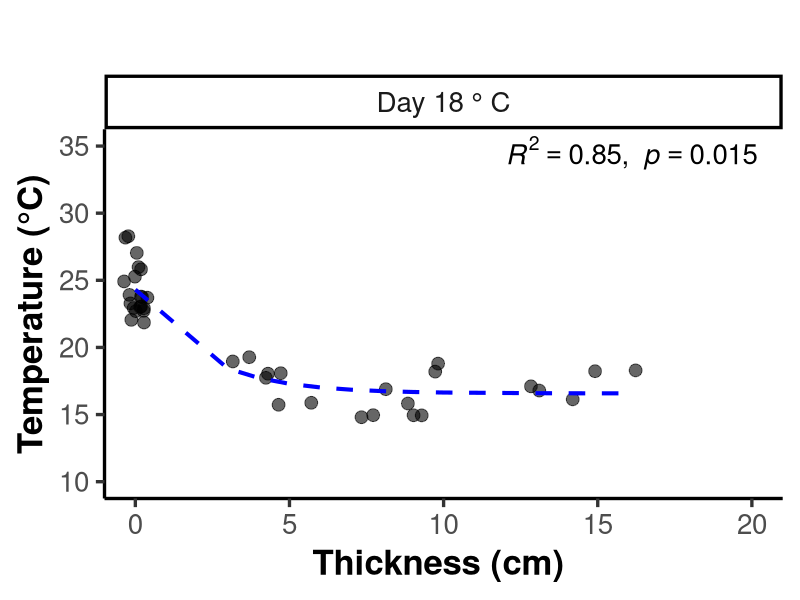
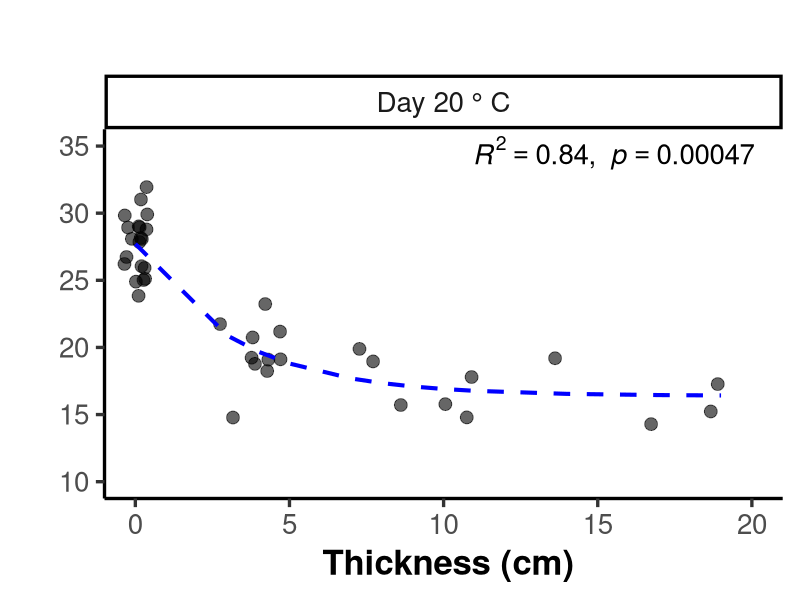
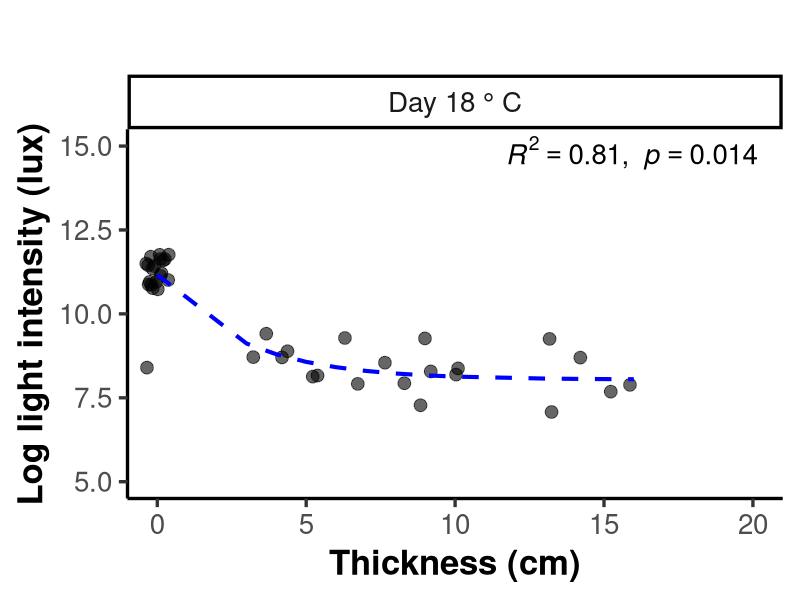
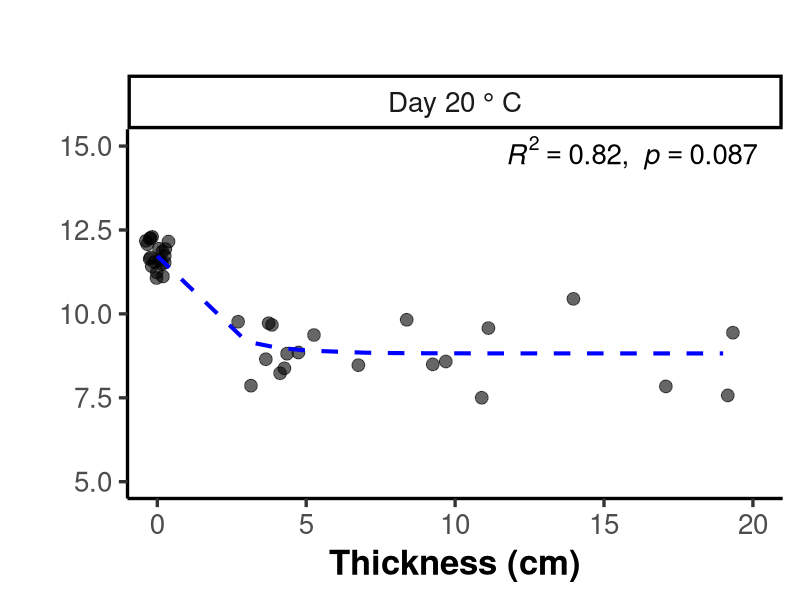
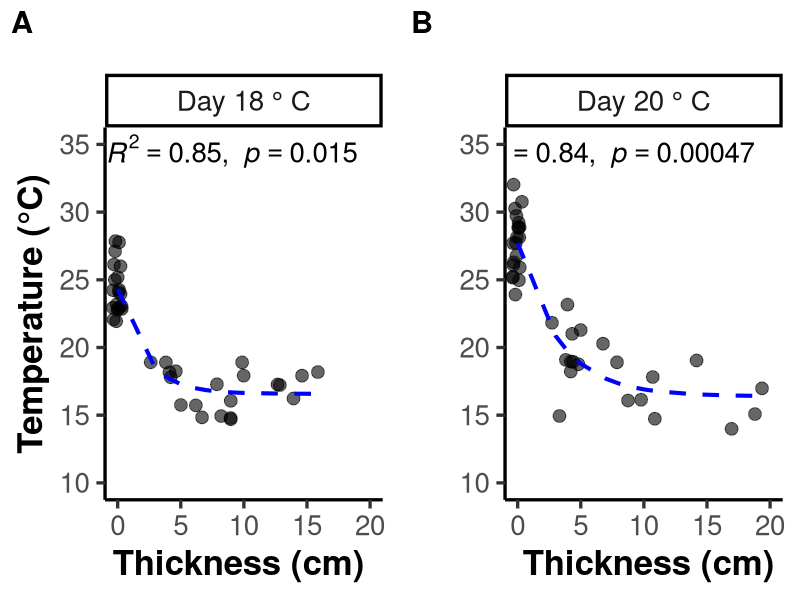
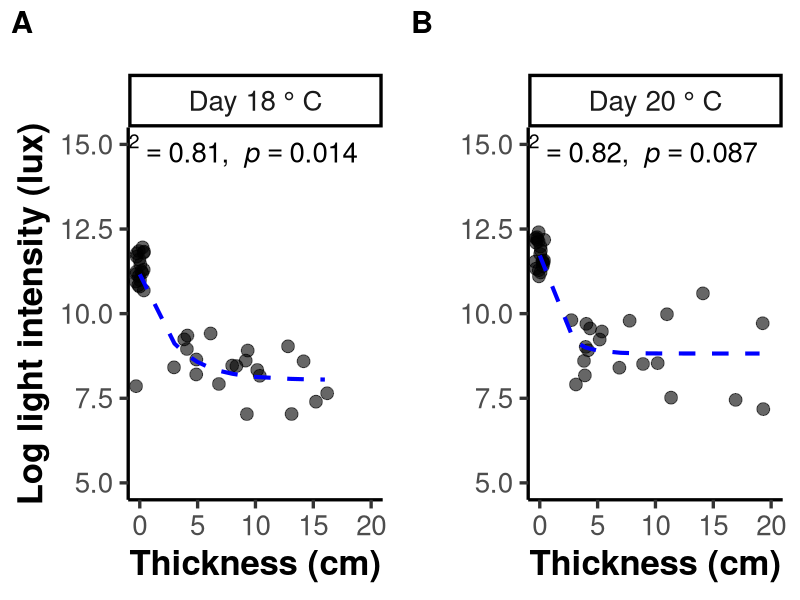
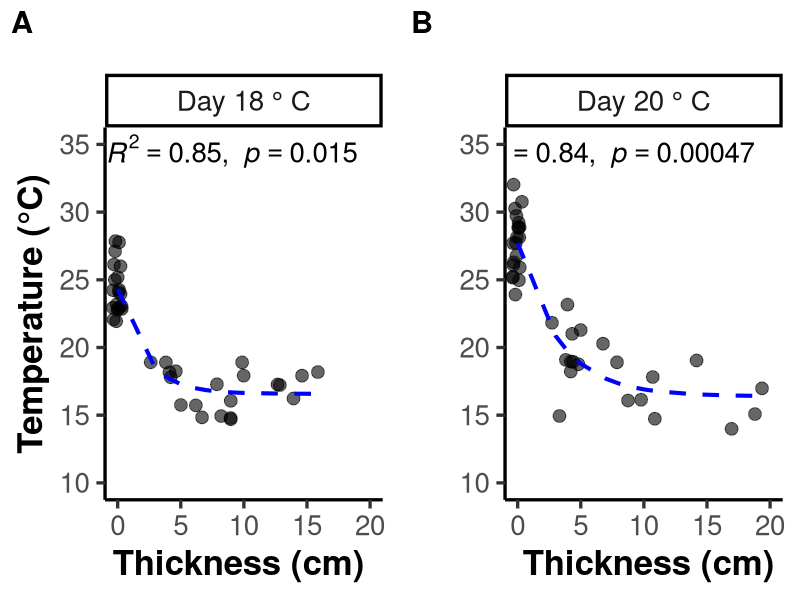
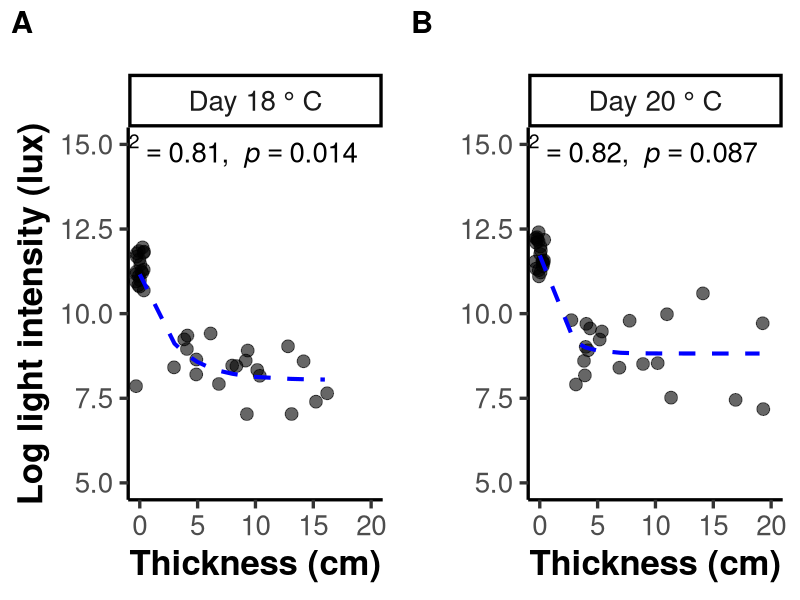

These charts were generated, in order, by the following R code:
#Microhabitat engineers: Seaweed canopies facilitate thermal microclimate across natural and artificial intertidal habitats

#Nonlinear regression (Use Correlation_Final.csv file)
data <- read.csv("Correlation_Final.csv", sep = ";")

#---loading libraries----

library(ggplot2)
library(ggpubr)

#Temperature: nonlinear least squares(nls)----


#nls() for Day 18 ° C

data_cool <- subset(data, Day == "Day 18 ° C")

nl_temp_cool <- nls(
  Temperature ~ a + b * exp(-c * Thickness),
  data = data_cool,
  start = list(
    a = min(data_cool$Temperature),
    b = max(data_cool$Temperature) - min(data_cool$Temperature),
    c = 0.1
  )
)

data_cool$pred <- predict(nl_temp_cool)

# R2
rss <- sum(residuals(nl_temp_cool)^2)
tss <- sum((data_cool$Temperature - mean(data_cool$Temperature))^2)
r2_cool_temp <- 1 - rss/tss

p_cool_temp <- summary(nl_temp_cool)$coefficients[3,4]


#nls() for Day 20 ° C

data_warm <- subset(data, Day == "Day 20 ° C")

nl_temp_warm <- nls(
  Temperature ~ a + b * exp(-c * Thickness),
  data = data_warm,
  start = list(
    a = min(data_warm$Temperature),
    b = max(data_warm$Temperature) - min(data_warm$Temperature),
    c = 0.1
  )
)

data_warm$pred <- predict(nl_temp_warm)

rss <- sum(residuals(nl_temp_warm)^2)
tss <- sum((data_warm$Temperature - mean(data_warm$Temperature))^2)
r2_warm_temp <- 1 - rss/tss

p_warm_temp <- summary(nl_temp_warm)$coefficients[3,4]


#Plotting for temperature

#Temperature plot for Day 18°C (Figure 7A)
p_temp_cool <- ggplot(data_cool, aes(Thickness, Temperature)) +
  geom_jitter(width = 0.4, height = 0.3, size = 4, alpha = 0.6) +
  geom_line(aes(y = pred), color = "blue", size = 1.4, linetype = "dashed") +
  annotate("text",
           x = Inf, y = Inf,
           label = paste0("italic(R)^2 == ", round(r2_cool_temp, 2),
                          "*','~~italic(p) == ", signif(p_cool_temp, 2)),
           parse = TRUE,
           hjust = 1.1, vjust = 1.2, size = 7) +
  theme_classic2(base_size = 25) +
  theme(
    axis.title.x = element_text(face = "bold"),
    axis.title.y = element_text(face = "bold")
  ) +
  labs(title = " ",
       x = "Thickness (cm) ", y = "Temperature (°C)")+
  coord_cartesian(xlim = c(0, 20), ylim = c(10, 35))+facet_grid(~Day)

p_temp_cool


#Temperature plot for Day 20 ° C (Figure 7B)
p_temp_warm <- ggplot(data_warm, aes(Thickness, Temperature)) +
  geom_jitter(width = 0.4, height = 0.3, size = 4, alpha = 0.6) +
  geom_line(aes(y = pred), color = "blue", size = 1.4, linetype = "dashed") +
  annotate("text",
           x = Inf, y = Inf,
           label = paste0("italic(R)^2 == ", round(r2_warm_temp, 2),
                          "*','~~italic(p) == ", signif(p_warm_temp, 2)),
           parse = TRUE,
           hjust = 1.1, vjust = 1.2, size = 7) +
  theme_classic2(base_size = 25) +
  theme(
    axis.title.x = element_text(face = "bold"),
    axis.title.y = element_text(face = "bold")
  ) +
  labs(title = " ",
       x = " Thickness (cm)", y = " ")+
  coord_cartesian(xlim = c(0, 20), ylim = c(10, 35))+facet_grid(~Day)

p_temp_warm

#Light intensity: nonlinear least squares(nls)----

# nls() for Day 18 ° C

data_cool$logIntensity <- log(data_cool$Intensity)

nl_int_cool <- nls(
  logIntensity ~ a + b * exp(-c * Thickness),
  data = data_cool,
  start = list(
    a = min(data_cool$logIntensity),
    b = max(data_cool$logIntensity) - min(data_cool$logIntensity),
    c = 0.1
  )
)

data_cool$pred_int <- predict(nl_int_cool)

rss <- sum(residuals(nl_int_cool)^2)
tss <- sum((data_cool$logIntensity - mean(data_cool$logIntensity))^2)
r2_cool_int <- 1 - rss/tss

p_cool_int <- summary(nl_int_cool)$coefficients[3,4]


#nls() for Day 18 ° C

data_warm$logIntensity <- log(data_warm$Intensity)

nl_int_warm <- nls(
  logIntensity ~ a + b * exp(-c * Thickness),
  data = data_warm,
  start = list(
    a = min(data_warm$logIntensity),
    b = max(data_warm$logIntensity) - min(data_warm$logIntensity),
    c = 0.1
  )
)

data_warm$pred_int <- predict(nl_int_warm)

rss <- sum(residuals(nl_int_warm)^2)
tss <- sum((data_warm$logIntensity - mean(data_warm$logIntensity))^2)
r2_warm_int <- 1 - rss/tss

p_warm_int <- summary(nl_int_warm)$coefficients[3,4]


#Plotting for log intensity

#Light intensity plot for Day 18°C (Figure S5A)
p_int_cool <- ggplot(data_cool, aes(Thickness, logIntensity)) +
  geom_jitter(width = 0.4, height = 0.3, size = 4, alpha = 0.6) +
  geom_line(aes(y = pred_int), color = "blue", size = 1.4, linetype = "dashed") +
  annotate("text",
           x = Inf, y = Inf,
           label = paste0("italic(R)^2 == ", round(r2_cool_int, 2),
                          "*','~~italic(p) == ", signif(p_cool_int, 2)),
           parse = TRUE,
           hjust = 1.1, vjust = 1.2, size = 7)+
  theme_classic2(base_size = 25) +
  theme(
    axis.title.x = element_text(face = "bold"),
    axis.title.y = element_text(face = "bold")
  ) +
  labs(title = " ",
       x = "Thickness (cm)", y = "Log light intensity (lux)")+
  coord_cartesian(xlim = c(0, 20), ylim = c(5, 15))+facet_grid(~Day)

p_int_cool

#Light intensity plot for Day 20°C (Figure 7B)

p_int_warm <- ggplot(data_warm, aes(Thickness, logIntensity)) +
  geom_jitter(width = 0.4, height = 0.3, size = 4, alpha = 0.6) +
  geom_line(aes(y = pred_int), color = "blue", size = 1.4, linetype = "dashed") +
  annotate("text",
           x = Inf, y = Inf,
           label = paste0("italic(R)^2 == ", round(r2_warm_int, 2),
                          "*','~~italic(p) == ", signif(p_warm_int, 2)),
           parse = TRUE,
           hjust = 1.1, vjust = 1.2, size = 7)+
  theme_classic2(base_size = 25) +
  theme(
    axis.title.x = element_text(face = "bold"),
    axis.title.y = element_text(face = "bold")
  ) +
  labs(title = " ",
       x = "Thickness (cm)", y = " ")+
  coord_cartesian(xlim = c(0, 20), ylim = c(5, 15))+facet_grid(~Day)

p_int_warm



#Combining figures for for Figure 7----

final_plot_temp<-
  ggarrange(
    p_temp_cool, p_temp_warm,
    ncol = 2,
    nrow = 1,
    labels = c("A", "B"),
    font.label = list(size = 22, face = "bold")
  )

final_plot_temp

ggsave("Figure 7.png",
       plot = final_plot_temp,
       width = 15,
       height = 7,
       dpi = 400)

#Combining figures for for Figure S5----

final_plot_light<-
  ggarrange(
    p_int_cool, p_int_warm,
    ncol = 2,
    nrow = 1,
    labels = c("A", "B"),
    font.label = list(size = 22, face = "bold")
  )

final_plot_light

ggsave("Figure S5.png",
       plot = final_plot_light,
       width = 15,
       height = 7,
       dpi = 400)
